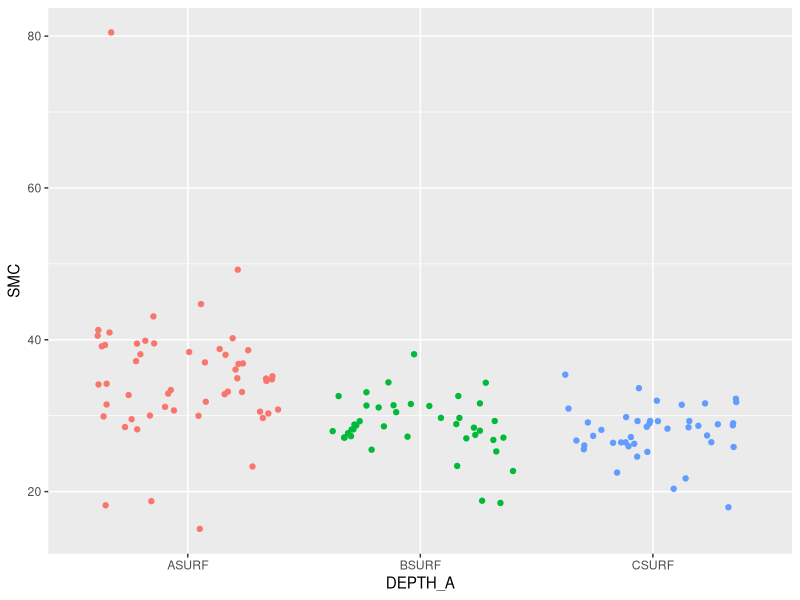
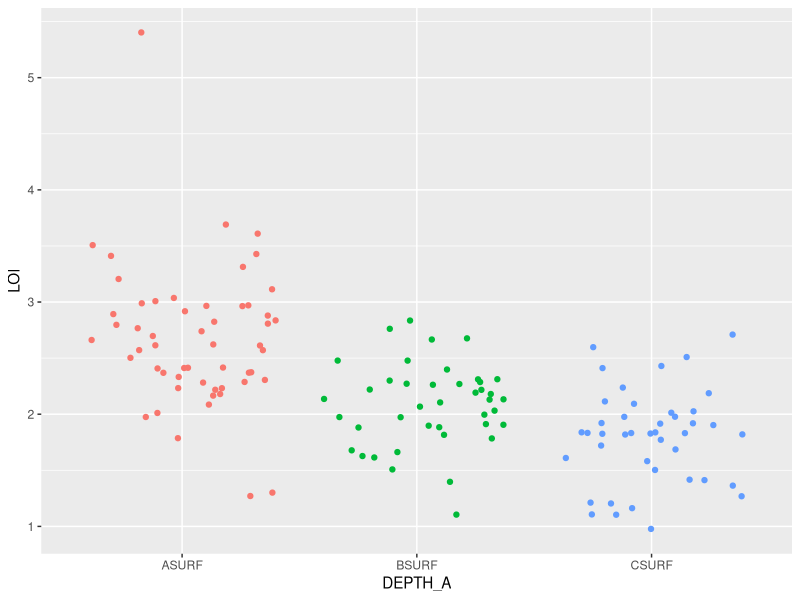
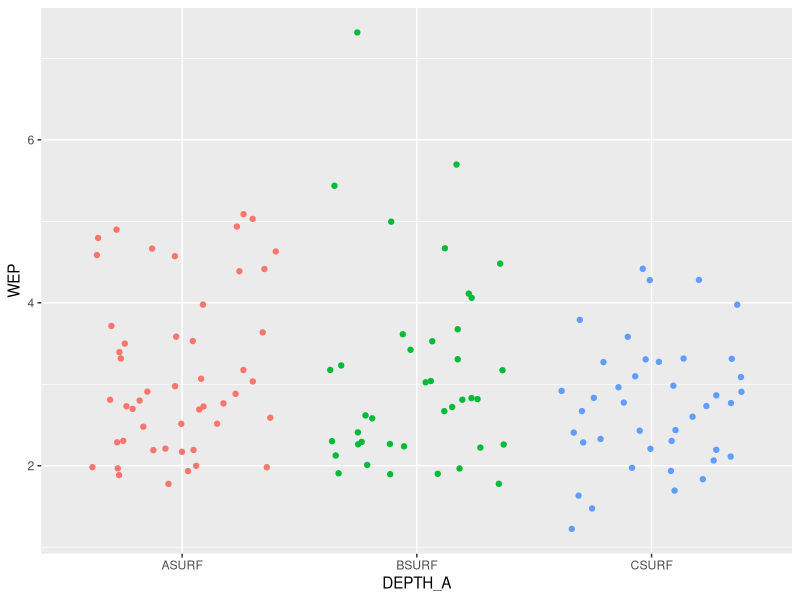
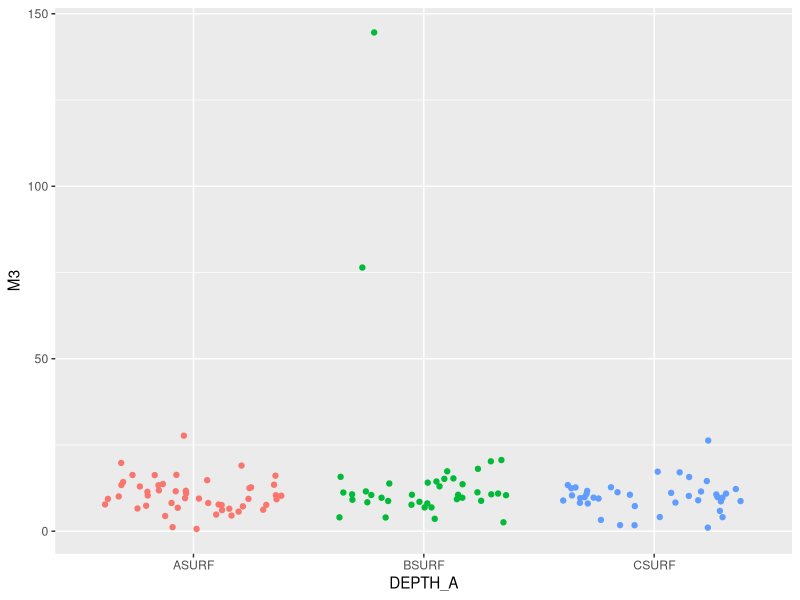
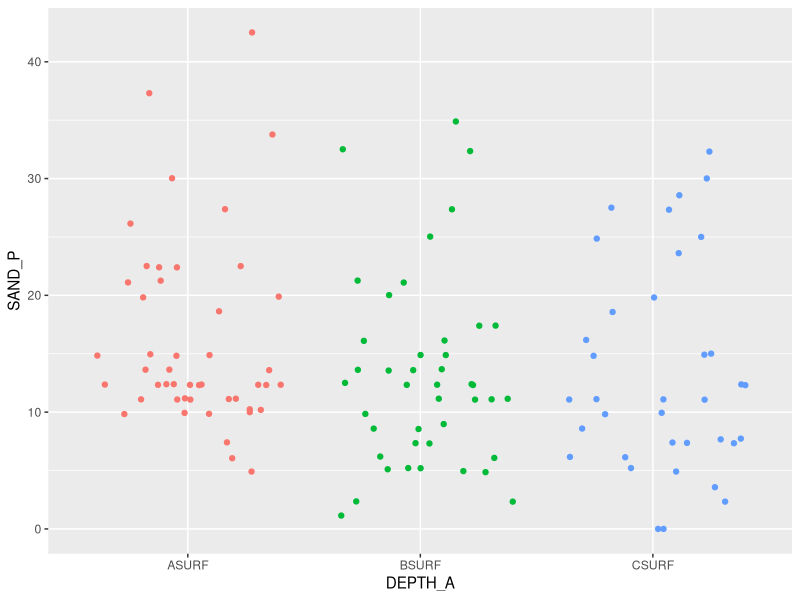
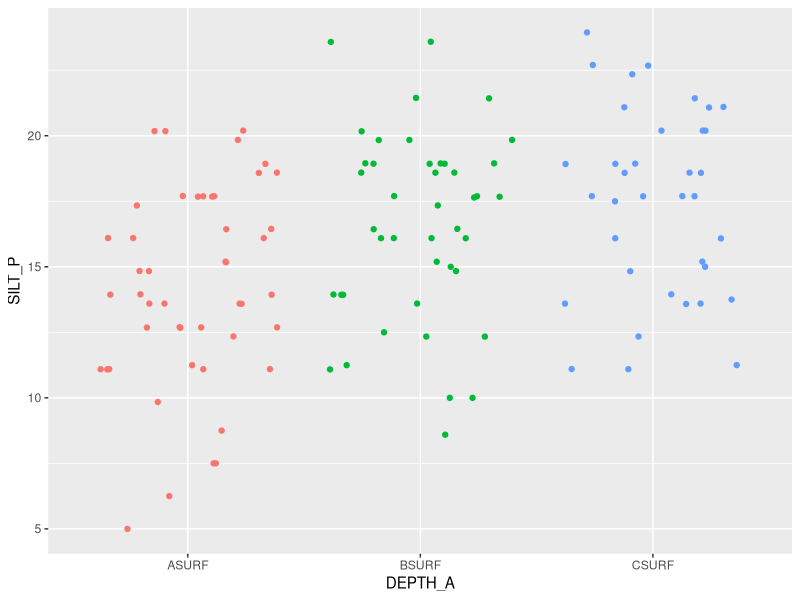
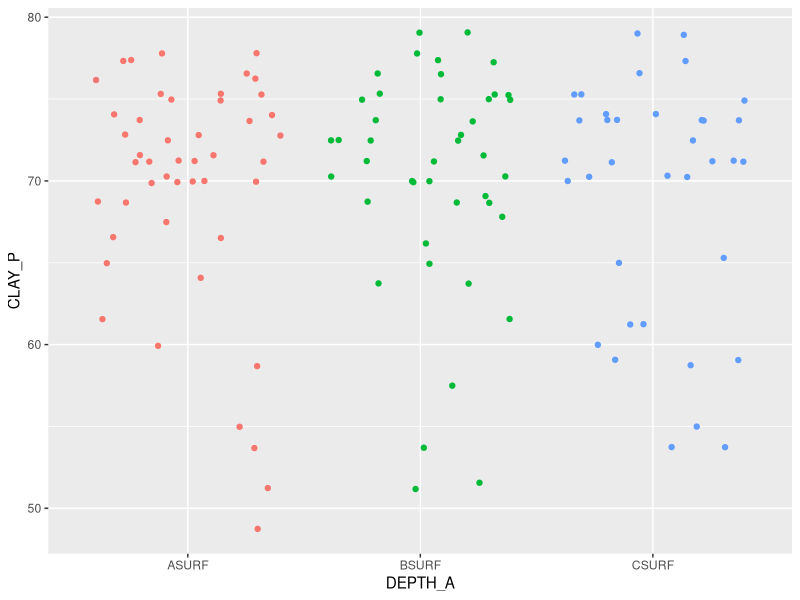
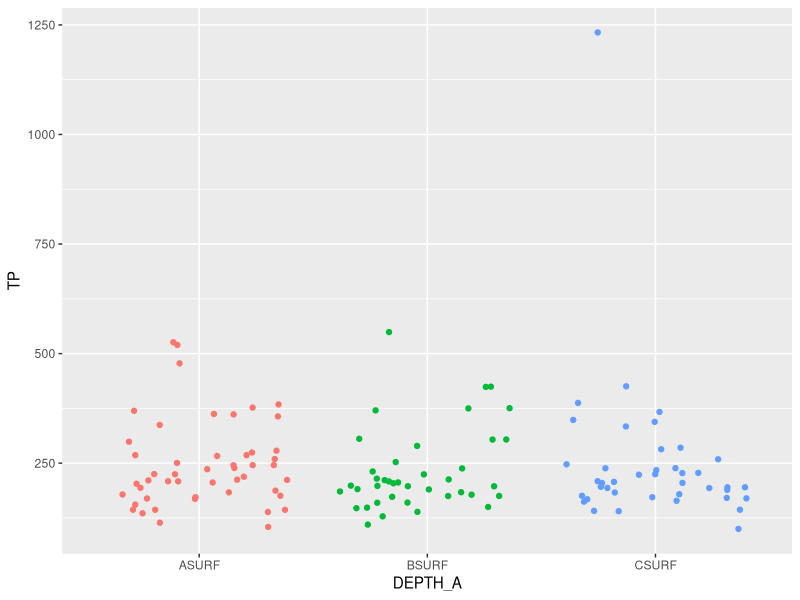

These charts were generated, in order, by the following R code:
#Reading the data into R
lfs10<- read.csv("LF_Soil_10_data.csv")
lfs20<- read.csv("LF_Soil_20_data.csv")
lfs30<- read.csv("LF_Soil_20_data.csv")

#Confirming data is in R
head(lfs10,1)
head(lfs20,1)
head(lfs30,1)


#Reading the data into R
lfran<-read.csv("LF_Master_01212026.csv")

#Determining the column titles in order to parse the data
head(lfran)

#Opening the tidyverse library for visualization
library(tidyverse)

#Beginning the data analysis. First determining the overall distribution of the grouped data
#Starting with determining if there is statistical variance within the data based on depth

dSMC<-lfran %>%
  select(DEPTH_A,SMC)
summary(dSMC)
library(ggplot2)
ggplot(dSMC) + 
  aes(x=DEPTH_A, y = SMC, color=DEPTH_A) +
  geom_jitter() +
  theme(legend.position = "none")

dLOI<-lfran %>%
  select(DEPTH_A,LOI)
summary(dLOI)
library(ggplot2)
ggplot(dLOI) + 
  aes(x=DEPTH_A, y = LOI, color=DEPTH_A) +
  geom_jitter() +
  theme(legend.position = "none")

dWEP<-lfran %>%
  select(DEPTH_A,WEP)
summary(dWEP)
library(ggplot2)
ggplot(dWEP) + 
  aes(x=DEPTH_A, y = WEP, color=DEPTH_A) +
  geom_jitter() +
  theme(legend.position = "none")

dM3<-lfran %>%
  select(DEPTH_A,M3)
summary(dM3)
library(ggplot2)
ggplot(dM3) + 
  aes(x=DEPTH_A, y = M3, color=DEPTH_A) +
  geom_jitter() +
  theme(legend.position = "none")

dSAND<-lfran %>%
  select(DEPTH_A,SAND_P)
summary(dSAND)
library(ggplot2)
ggplot(dSAND) + 
  aes(x=DEPTH_A, y = SAND_P, color=DEPTH_A) +
  geom_jitter() +
  theme(legend.position = "none")

dSILT<-lfran %>%
  select(DEPTH_A,SILT_P)
summary(dSILT)
library(ggplot2)
ggplot(dSILT) + 
  aes(x=DEPTH_A, y = SILT_P, color=DEPTH_A) +
  geom_jitter() +
  theme(legend.position = "none")

dCLAY<-lfran %>%
  select(DEPTH_A,CLAY_P)
summary(dCLAY)
library(ggplot2)
ggplot(dCLAY) + 
  aes(x=DEPTH_A, y = CLAY_P, color=DEPTH_A) +
  geom_jitter() +
  theme(legend.position = "none")

dTP<-lfran %>%
  select(DEPTH_A,TP)
summary(dTP)
library(ggplot2)
ggplot(dTP) + 
  aes(x=DEPTH_A, y = TP, color=DEPTH_A) +
  geom_jitter() +
  theme(legend.position = "none")

#Now visualizing the data distribution based on Area
aSMC<-lfran %>%
  select(AREA,SMC)
summary(aSMC)
library(ggplot2)
ggplot(aSMC) + 
  aes(x=AREA, y = SMC, color=AREA) +
  geom_jitter() +
  theme(legend.position = "none")

aLOI<-lfran %>%
  select(AREA,LOI)
summary(aLOI)
library(ggplot2)
ggplot(aLOI) + 
  aes(x=AREA, y = LOI, color=AREA) +
  geom_jitter() +
  theme(legend.position = "none")

aWEP<-lfran %>%
  select(AREA,WEP)
summary(aWEP)
library(ggplot2)
ggplot(aWEP) + 
  aes(x=AREA, y = WEP, color=AREA) +
  geom_jitter() +
  theme(legend.position = "none")

aM3<-lfran %>%
  select(AREA,M3)
summary(aM3)
library(ggplot2)
ggplot(aM3) + 
  aes(x=AREA, y = M3, color=AREA) +
  geom_jitter() +
  theme(legend.position = "none")

aTP<-lfran %>%
  select(AREA,TP)
summary(aTP)
library(ggplot2)
ggplot(aTP) + 
  aes(x=AREA, y = TP, color=AREA) +
  geom_jitter() +
  theme(legend.position = "none")

aSAND<-lfran %>%
  select(AREA,SAND_P)
summary(aSAND)
library(ggplot2)
ggplot(aSAND) + 
  aes(x=AREA, y = SAND_P, color=AREA) +
  geom_jitter() +
  theme(legend.position = "none")

aSILT<-lfran %>%
  select(AREA,SILT_P)
summary(aSILT)
library(ggplot2)
ggplot(aSILT) + 
  aes(x=AREA, y = SILT_P, color=AREA) +
  geom_jitter() +
  theme(legend.position = "none")

aCLAY<-lfran %>%
  select(AREA,CLAY_P)
summary(aCLAY)
library(ggplot2)
ggplot(aCLAY) + 
  aes(x=AREA, y = CLAY_P, color=AREA) +
  geom_jitter() +
  theme(legend.position = "none")
